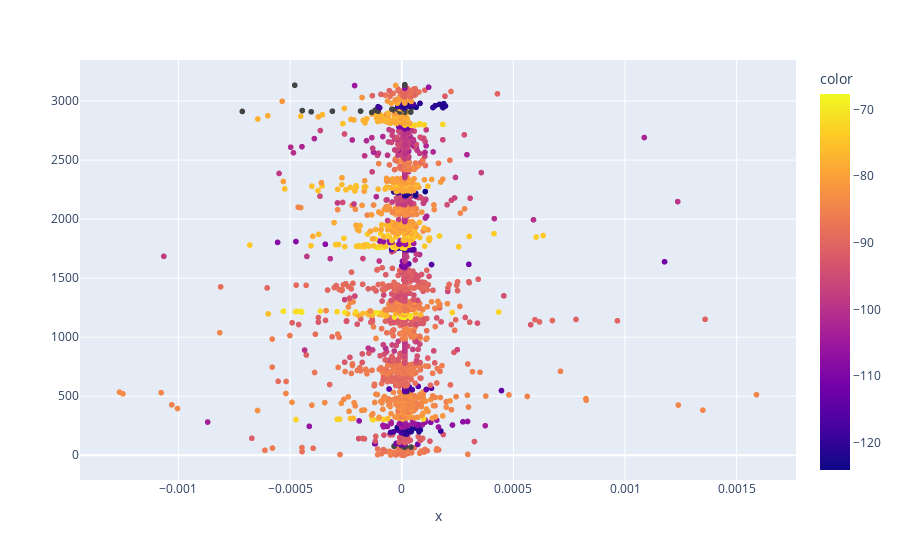

The cell this chart's notebook holds for it:
### Code cell
px.scatter(p[:, 0], p[:, 1], hover_name=list(names_nony), color=county_all_nony['lon'])

### Figure 1 — Plotly figure (JSON) as saved in the notebook; plotly's stock layout.template omitted (floating-point values rounded to 4 significant figures; data arrays with more than 128 entries replaced by an {"elided": "..."} marker saying what was removed)
{"data": [{"hovertemplate": "<b>%{hovertext}</b><br><br>x=%{x}<br>color=%{marker.color}<extra></extra>", "hovertext": {"elided": "3139 str values"}, "legendgroup": "", "marker": {"color": {"elided": "3139 float values"}, "coloraxis": "coloraxis", "symbol": "circle"}, "mode": "markers", "name": "", "showlegend": false, "type": "scattergl", "x": {"elided": "3139 float values"}, "xaxis": "x", "yaxis": "y"}], "layout": {"coloraxis": {"colorbar": {"title": {"text": "color"}}, "colorscale": [[0, "#0d0887"], [0.1111, "#46039f"], [0.2222, "#7201a8"], [0.3333, "#9c179e"], [0.4444, "#bd3786"], [0.5556, "#d8576b"], [0.6667, "#ed7953"], [0.7778, "#fb9f3a"], [0.8889, "#fdca26"], [1, "#f0f921"]]}, "legend": {"tracegroupgap": 0}, "margin": {"t": 60}, "xaxis": {"anchor": "y", "domain": [0, 1], "title": {"text": "x"}}, "yaxis": {"anchor": "x", "domain": [0, 1]}}}
